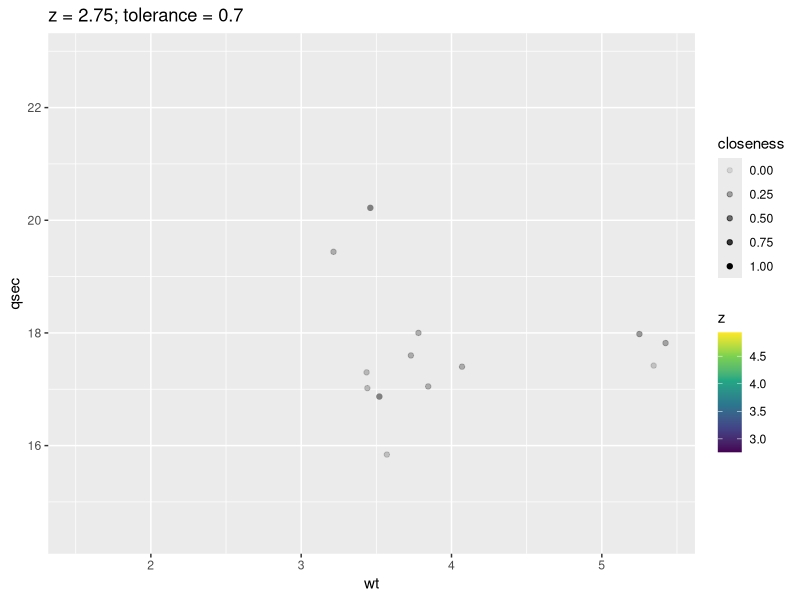
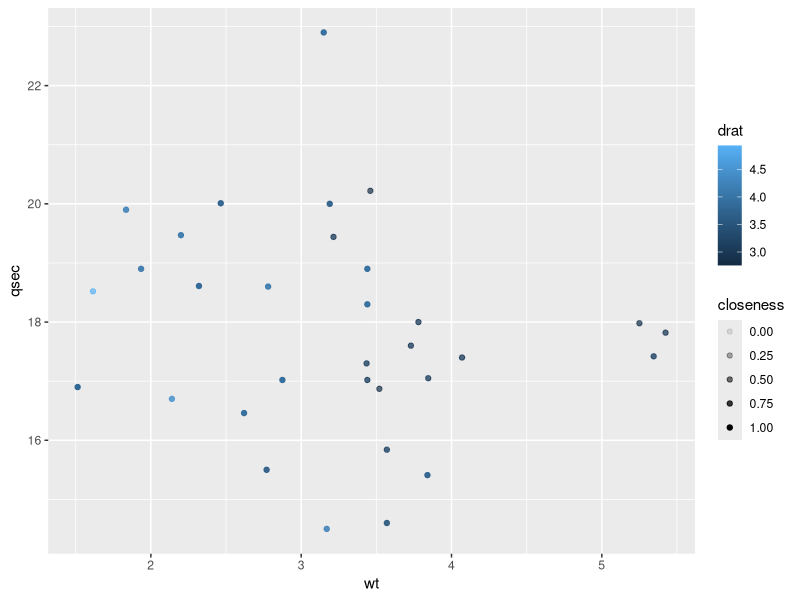
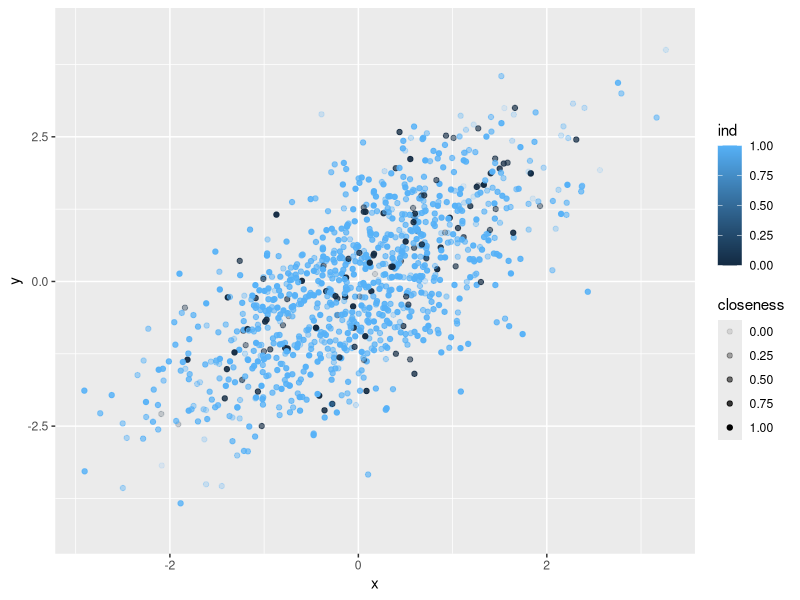
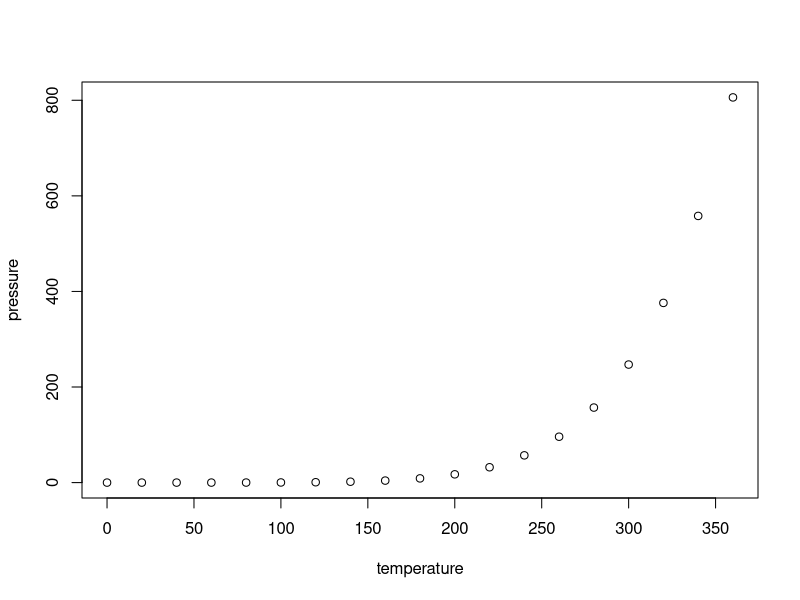

The R source for these figures, in order:
## ---- chunk 1
knitr::opts_chunk$set(
  collapse = TRUE,
  comment = "#>",
  fig.path = "man/figures/README-",
  out.width = "100%"
)
## ---- chunk 2
library(tidyverse)
z <- 2.75
tolerance <- .7
mtcars %>% 
  filter(drat < z + tolerance & drat > z - tolerance) %>% 
  mutate(closeness = (tolerance - abs(z- drat))/tolerance) %>% 
  ggplot() + 
  aes(wt, qsec) + 
  geom_point(aes(alpha = closeness, color = z)) + 
  labs(title = paste0("z = ", z,"; tolerance = ",  tolerance)) +
  scale_alpha(limits = c(0, 1)) +
  geom_blank(data = mtcars) + 
  scale_color_viridis_c(limits = range(mtcars$drat))
counter <- 1
## ---- chunk 3
ggslice <- function(data, z, 
                    z_value = NULL, 
                    tolerance = 1, 
                    tol_value = 3){
  
z_complete <- data %>% pull({{z}})  
  
if(is.null(z_value)){
  
    z_value <- range(z_complete, na.rm = T) %>% quantile(.5)
    
}
  
if(is.null(tol_value)){
  
  tol_value <- (z_complete[2]-z_complete[1])*tolerance
  
}
  
  
data %>% 
  filter({{z}} < z_value + tol_value & {{z}} > z_value - tol_value) %>%
  mutate(closeness = (tol_value - abs(z_value - {{z}}))/tol_value) %>%
  ggplot() + 
  geom_blank(data = data) + 
  # scale_color_viridis_c(limits = range(z_complete, na.rm = T)) + 
  NULL
  
}

ggslice(mtcars, z = drat) + 
  aes(x = wt, y = qsec) + 
  geom_point(aes(alpha = closeness, color = drat)) +
  # labs(title = paste0("z = ", z,"; tolerance = ",  tolerance)) +
  scale_alpha(limits = c(0, 1)) +
  geom_blank(data = mtcars) 





## ---- chunk 4
library(tidyverse)
df <- tibble(x = rnorm(1000)) |>
  mutate(y = x + rnorm(1000) , z = .2*x + .3*y + rnorm(1000), 
                 ind = sample(0:1, 1000, replace = T, prob = c(.1, .9)))



ggslice(df, z = z) + 
  aes(x = x, y = y) + 
  geom_point(aes(alpha = closeness, color = ind)) +
  # labs(title = paste0("z = ", z,"; tolerance = ",  tolerance)) +
  scale_alpha(limits = c(0, 1))
## ---- chunk 5
plot(pressure)
